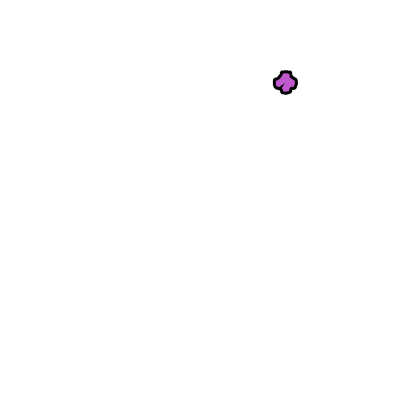
Frame 1 (no input)
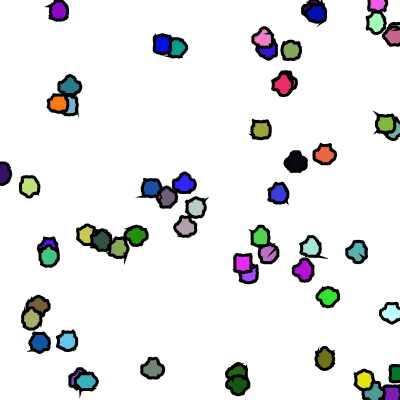
Frame 60 (no input)
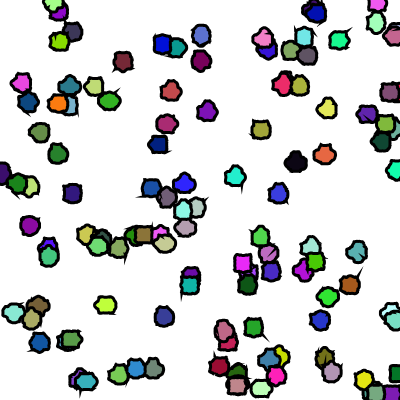
Frame 120 (the mouse pressed at the canvas centre since frame 60)

The p5.js sketch that drew these frames (run headless with seeded random() and noise() and a simulated clock; from frame 60 on, the mouse is pressed at the canvas centre):

// p5.js sketch
// ── sketch.js
let radius = 10
let noiseRadius = 3
let multiplier = 5.2

function setup() {
  createCanvas(400, 400);
}

function draw() {
 // background(220);
  translate(random(0,width), random(0,height))
  fill(random(0,256),random(0,256),random(0,256))
  strokeWeight(3)
  beginShape()
  let randomXOffset = random(0, PI)
  let randomYOffset = random(0, PI)
  for(let i = 0; i <= TWO_PI; i += 0.01) {
      let xoff = noise(noiseRadius * sin(i) + randomXOffset) * 2 - 1.0
      let yoff = noise(noiseRadius * cos(i) + randomYOffset) * 2 - 1.0 
      let x = (radius + multiplier * xoff) * sin(i)
      let y = (radius + multiplier * yoff) * cos(i)
      vertex(x,y)
      }
  endShape(CLOSE)
}
